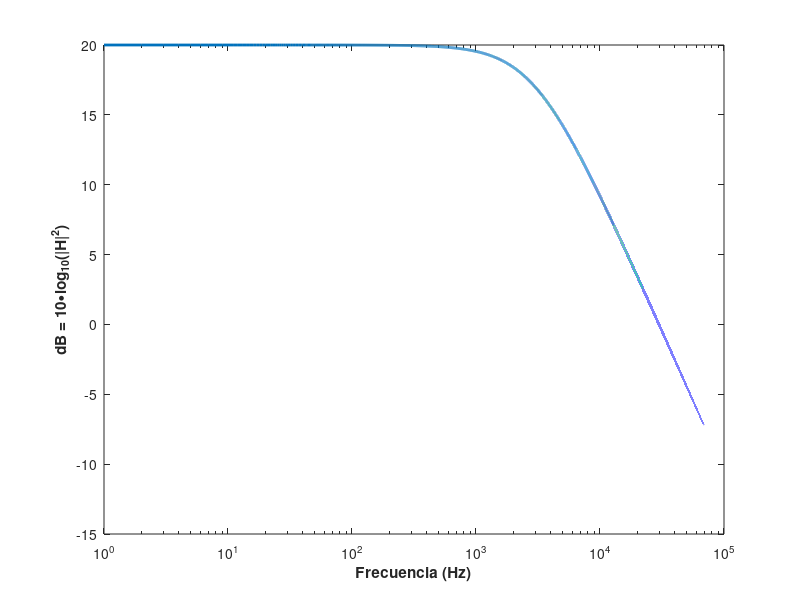
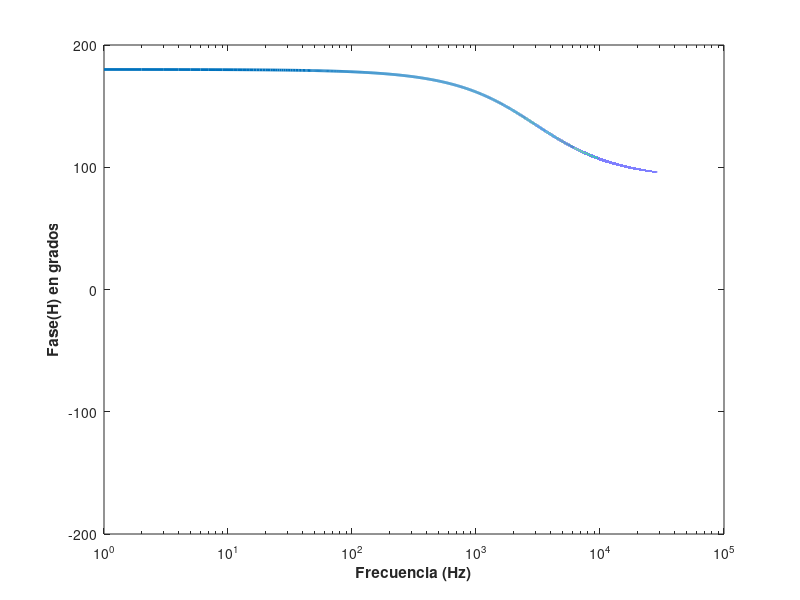
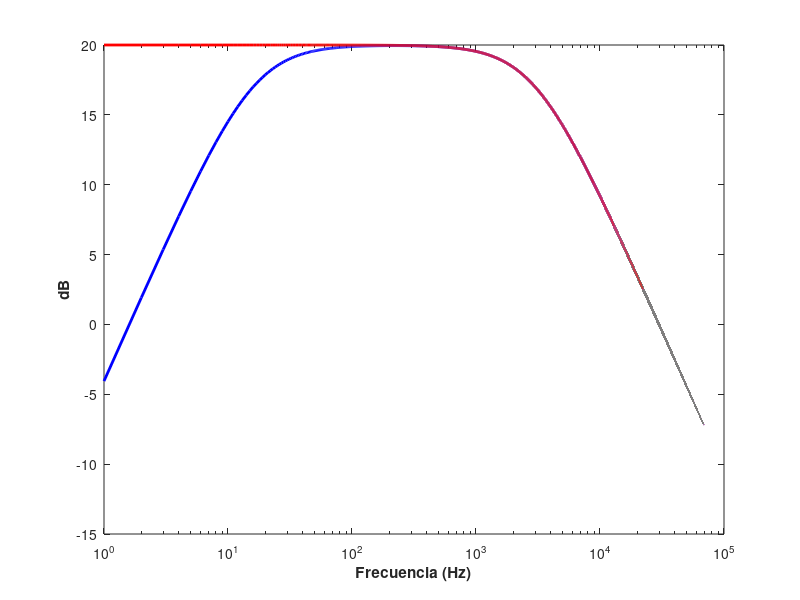
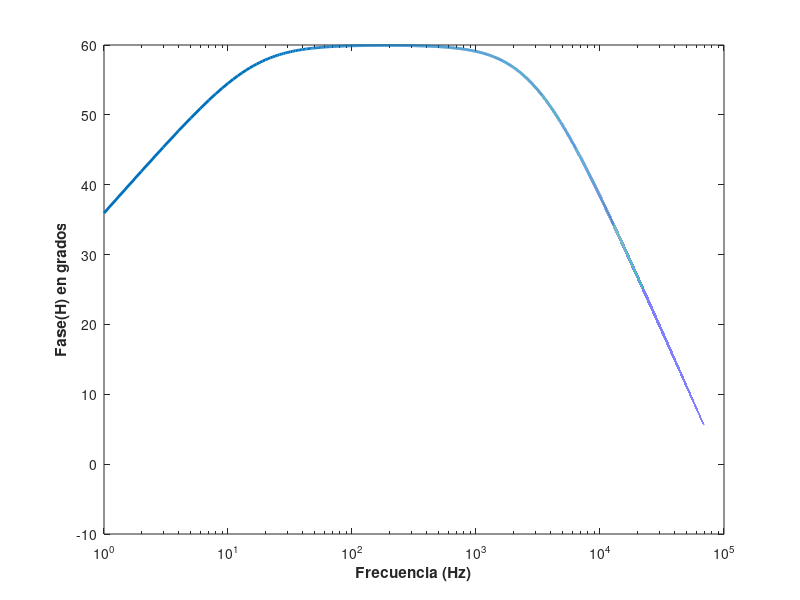

The MATLAB script that drew these images, in order:
clear, close all
%%%%%%%%%%%%%%%%%% expresion H2(w) %%%%%%%%%%%%%%%%%%
R2= 10000; %ohmios
R1= 1000; %ohmios
C2= 5.3e-9; %F
f=(0:100000);
w=2*pi*f; 


X2= (1./( (1/R2) + (1i*C2.*w)));
H2= -(X2)/(R1);
moduloH2= abs(H2);


%grafica en db
figure(1)

dbH2=20*log10( moduloH2);
busqueda= find(dbH2==-3);
k= find(dbH2<-3 & dbH2>-3.001);
[minimo imin]= max(dbH2(k));
frEstimada= f(k(imin));


semilogx(f,dbH2,'linewidth',2)
xlabel('Frecuencia (Hz)','FontWeight','bold');
ylabel('dB = 10∙log_{10}(|H|^2)','FontWeight','bold');

%grafica en grados
fase_H= (angle(H2)*180)/pi;
figure(2)
semilogx(f,fase_H,'linewidth',2);
xlabel('Frecuencia (Hz)','FontWeight','bold');  
ylabel('Fase(H) en grados','FontWeight','bold');
%ylim([ -100 10])


%%%%%%%%%%%%%%%%%% expresion H1(w) %%%%%%%%%%%%%%%%%%
C1= 10e-6;
XC1= (1./(1i*C1*w));

Vin=H2;

H1= ((R1)./(R1 + XC1)).*(Vin);

modH1= abs(H1);
figure(3)
dbH1= 20*log10( modH1);
semilogx(f, dbH1,'b', 'linewidth',2), hold on
semilogx(f, dbH2, 'r','linewidth',2), hold off
xlabel('Frecuencia (Hz)','FontWeight','bold');  
ylabel('dB','FontWeight','bold');

wc1= (1)/(R1*C1);
fc1= (wc1)/(2*pi);
fc11= 1/(2*pi*R1*C1)
%amplificacion total
realH1= real(dbH1);
dbH1(1)=0;
amplificacion= sum(dbH1);

%%%%%%%%%%%%%%%%%% expresion Htotal(w) %%%%%%%%%%%%%%%%%%
%modulo total
H= (-R2/R1);

Htotal= H.*H2.*H1;
moduloHtotal= abs(Htotal);
dbTotal= 20*log10(moduloHtotal);
figure(4)
semilogx(f, dbTotal, 'LineWidth',2);
xlabel('Frecuencia (Hz)','FontWeight','bold');  
ylabel('Fase(H) en grados','FontWeight','bold');
frecCorteH2= (1)/(2*pi*R2*C2);

%filtro duplicado
Hdoble= Htotal.^2;
moduloHdoble= abs(Hdoble);
dbDoble= 20*log10(moduloHdoble);
figure(5)
semilogx(f, dbDoble, 'LineWidth',2);
xlabel('Frecuencia (Hz)','FontWeight','bold');  
ylabel('Fase(H) en grados','FontWeight','bold');
%en grados
fase_HTotal= (angle(Hdoble)*180)/(pi);
figure(6)
semilogx(f,fase_HTotal,'linewidth',2);
xlabel('Frecuencia (Hz)','FontWeight','bold');  
ylabel('Fase(H) en grados','FontWeight','bold');



